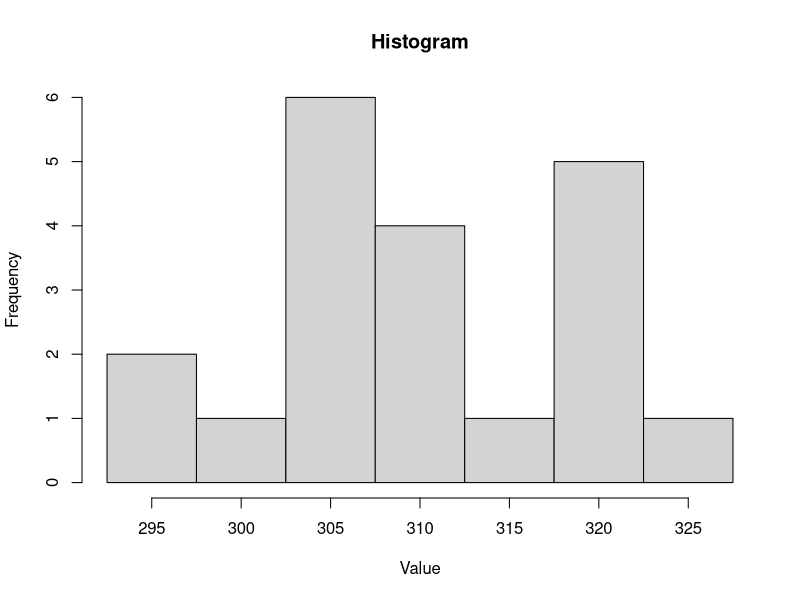

Write R code to recreate this figure.
## ---- chunk 1
## DATA GENERATION
shape1 = 2**runif(1,-1,1)
shape2 = 2**runif(1,-1,1)
dims = sample(4:6,2)
rows = min(dims)
cols = max(dims)
n = rows*cols
offset = runif(1,0,60)
dd = round(rbeta(n,shape1,shape2)*sample(5:8,1) + offset+0.5,4)*5
data = round(dd/5)*5

## The frequency table
bin = min(data/5):max(data/5) * 5
frequency = tabulate(data)[bin]
df_freq = data.frame(bin, frequency)
## ---- chunk 2
hist(dd,breaks=c(bin-2.5,max(bin)+2.5),main="Histogram",xlab="Value")
